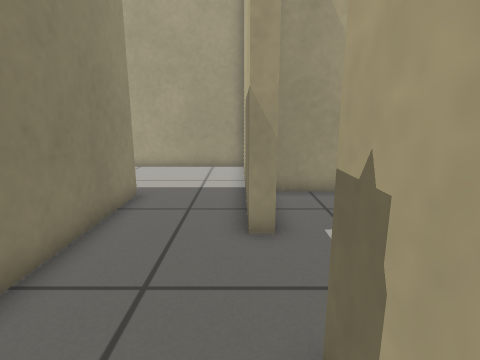
[1] (above)

18 first-person views from a walk through a Gazebo world. The camera is 0.64 m above the floor, tilts 12° down and sees 80° across. The floor is counted in squares, 0.25 m on a side. Each view is taken from the middle of a square. On the plan, view 1 faces up. The plan holds only what a view shows up to about 19 squares ahead; the rest is blank. The robots in the file are not drawn.

[2]
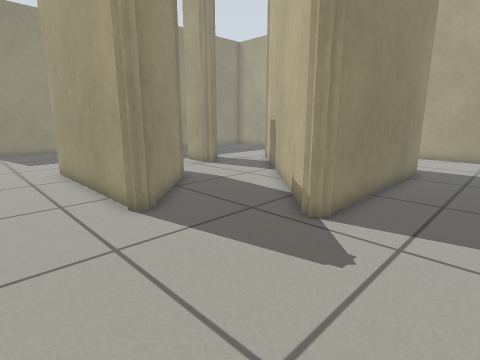

[3]
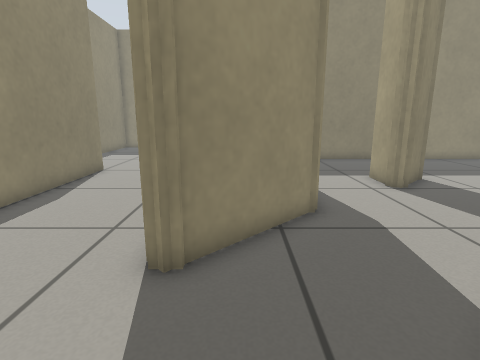

[4]
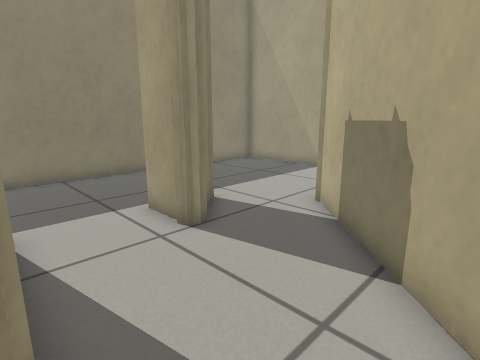

[5]
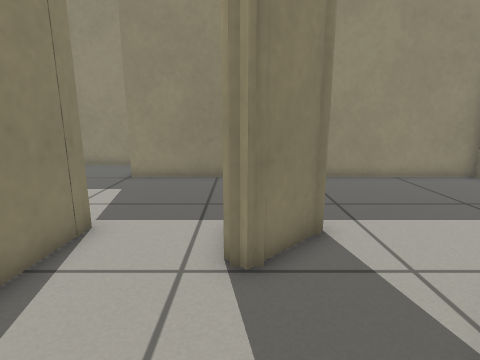

[6]
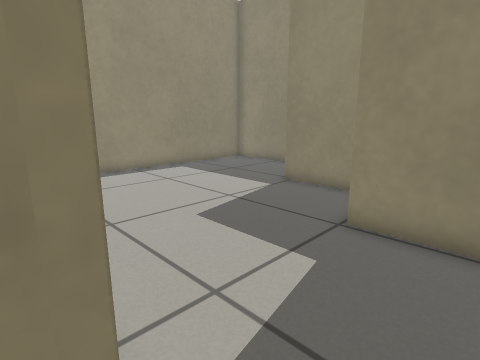

[7]
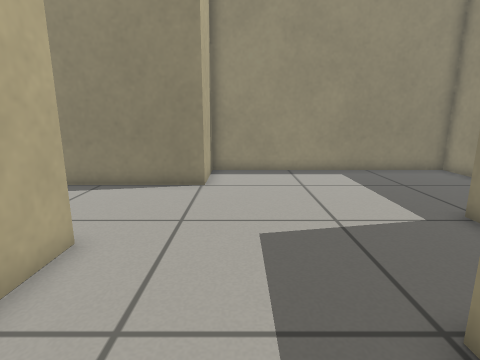

[8]
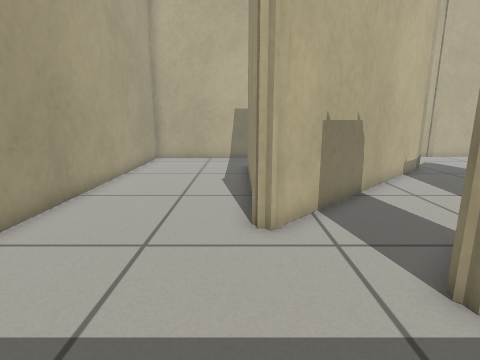

[9]
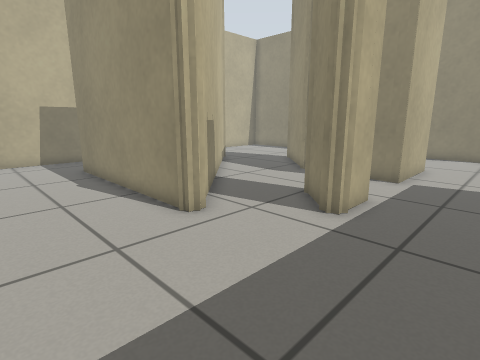

[10]
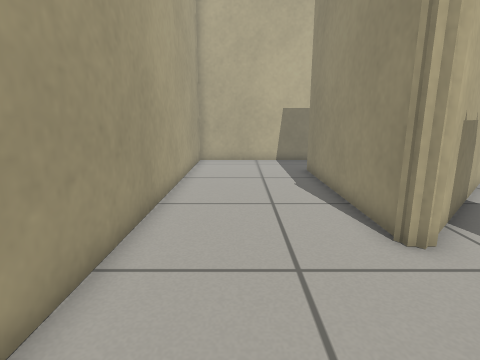

[11]
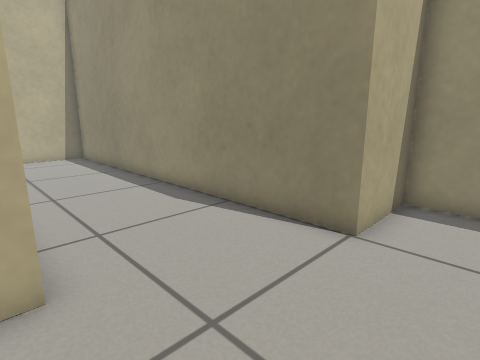

[12]
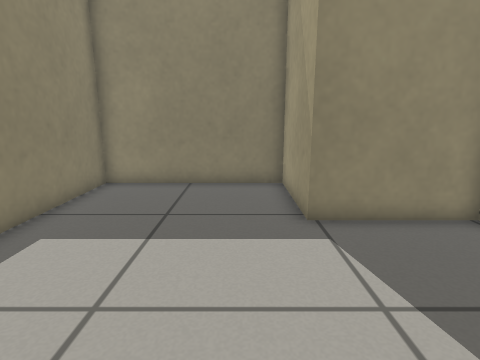

[13]
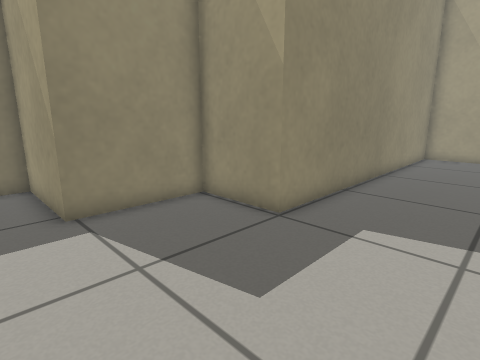

[14]
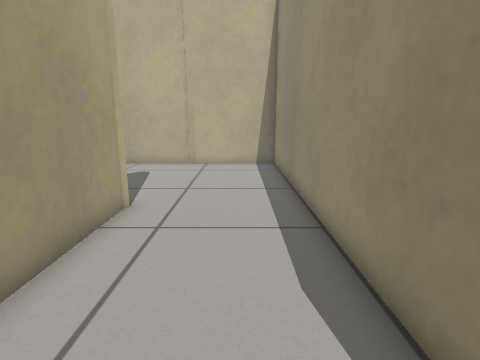

[15]
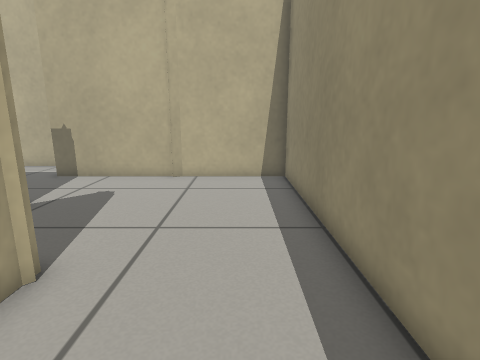

[16]
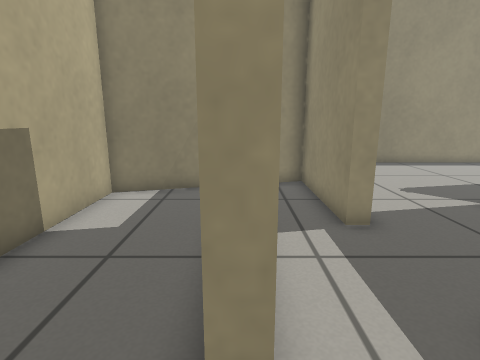

[17]
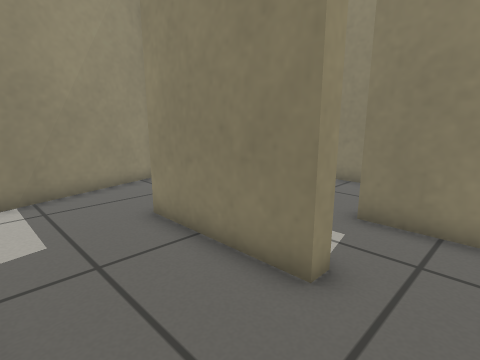

[18]
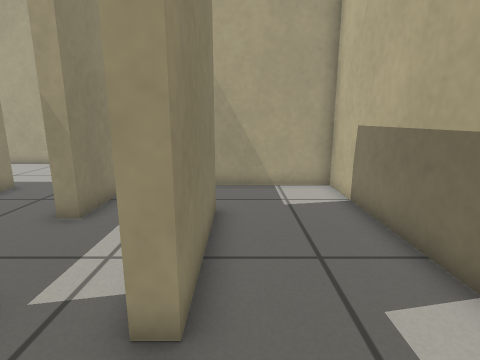

### Floor plan
Points are (right, up) in squares from view 1. A wall is a line through its corners. A room is listed if a view was taken in it or the views show most of it. See-through windows are left out.
Room 1 (views 1, 2, 3)
walls: (-7.3, -2.2) (-7.7, -2.6); (-3.9, 0.5) (-5.1, 1.7); (-7.5, -1.9) (-7.5, -2.6); (-3.4, 0.9) (-3.7, 0.6) (-4.2, 0.6); (0.8, -3.4) (0.7, -2.9); (-6.4, -8.1) (0.8, -8.1) (0.8, 0.6); (-9.8, 0.1) (-7.7, -2)
ways out: opening at (-7.5, 1) to room 2; opening at (-1.5, 1.5) to room 2; opening at (-6.2, -5) to room 3
Room 2 (views 4, 5, 6, 7, 8, 9, 10)
walls: (-12.6, 8.9) (-12.6, 9.4) (-12.4, 9.6); (-12.6, 9.6) (-3.6, 9.6) (-3.6, 0.6); (-14, 4.8) (-15.5, 4.8) (-15.5, 6.3); (-15.7, 6.9) (-15, 6.9); (-15.8, 6.4) (-15.3, 7) (-13.6, 5.3) (-13.6, 4.8); (-11, 1.3) (-9.8, 0.1); (-15.5, -0.6) (-15.5, 1.4) (-13, 1.3); (-5.1, 1.7) (-12.7, 9.3); (0.8, 6.1) (0.2, 6.1) (0.2, 15.5) (-21.6, 15.5) (-21.6, 0.1); (0.8, 0.6) (0.8, 2.3) (1.4, 2.3)
ways out: opening at (-7.5, 1) to room 1; opening at (-1.5, 1.5) to room 1; opening at (-18.5, 0.5) to room 3; opening at (1, 4.5) to room 4
Room 3 (views 11, 12, 13, 14, 15)
walls: (-21.6, 0.1) (-25, 0.1) (-25, -4.3) (-29.4, -4.3) (-29.4, -11.5) (-17.6, -11.5) (-17.6, -8.1) (-6.4, -8.1); (-7.7, -2.6) (-15.5, -2.6) (-15.5, -0.6)
ways out: opening at (-6.2, -5) to room 1; opening at (-18.5, 0.5) to room 2
Room 4 (views 16, 17, 18)
walls: (3.7, 4.1) (3.7, 6); (3.6, 6.9) (4.3, 6.9) (4.3, 1.9) (3.6, 1.9); (1.4, 2.3) (1.4, -2.8) (8.5, -0.8) (8.5, 10) (1.2, 10); (0.8, 8.6) (0.8, 6.1)
ways out: opening at (1, 4.5) to room 2

Where each view was taken, in squares from view 1:
view 1: 0 up, 0 right, facing up
view 2: 6 down, 0 right, facing up-left
view 3: 1 down, 3 left, facing left
view 4: 1 up, 8 left, facing up-left
view 5: 5 up, 9 left, facing left
view 6: 3 up, 15 left, facing down-left
view 7: 3 up, 19 left, facing down
view 8: 10 up, 19 left, facing right
view 9: 14 up, 19 left, facing down-right
view 10: 13 up, 18 left, facing right
view 11: 2 down, 20 left, facing down-right
view 12: 6 down, 18 left, facing left
view 13: 6 down, 17 left, facing up-left
view 14: 6 down, 16 left, facing right
view 15: 6 down, 12 left, facing right
view 16: 9 up, 4 right, facing down
view 17: 9 up, 8 right, facing down-left
view 18: 1 down, 5 right, facing up
